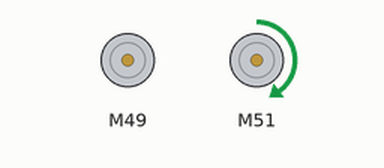
This sketch was run on a simulated Arduino Mega 2560, built with avr-gcc and run on an emulated ATmega2560. Parts: 2 × DC motor (green arrow = forward, orange = backward, longer = faster).

Above: at 0.1 s.
Timing chart, 0 to 1.6 s (numbered marks = the images above):
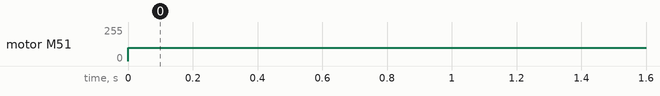

Measured:
- by itself, motor M51: stopped → forward 100/255 at 0.00 s

The sketch:

motor_test.ino
```cpp
#include <L298N.h>
#include <Arduino.h>

//////////////
// Have to redefine those below pins as we plugged
#define AIN1 49
#define BIN1 51
#define AIN2 47
#define BIN2 53
#define PWMA 4
#define PWMB 3
//motor1=right
////////

// Initializing motors.  The library will allow you to initialize as many
// motors as you have memory for.  If you are using functions like forward
// that take 2 motors as arguements you can either write new functions or
// call the function more than once.
L298N motor1(PWMA, AIN1, AIN2);
L298N motor2(PWMB, BIN1, BIN2);

// Constants
const int SensorCount = 8; // Total number of sensors
const int analogSensorCount = 8; // Number of analog sensors
const int analogSensorPins[analogSensorCount] = {A0, A1, A2, A3, A4, A5, A6, A7}; // Analog pins for the remaining sensors
int IR_weight[8] = { -30, -20, -10, -5, 5, 10, 20, 30};

// PID control parameters
float Kp = 9.4; // Proportional term
float Ki = 0.0; // Integral term
float Kd = 0; // Derivative term

float error;

// PID variables
float P, I, D, previousError = 0;

float lsp, rsp;
int lfspeed = 70;

// Function prototypes
void readSensors(int *values);
float calculatePID(int *sensorValues);
void motor_drive(int left, int right);

void setup() {
  // Initialize analog sensor pins as input
  for (int i = 0; i < analogSensorCount; i++) {
    pinMode(analogSensorPins[i], INPUT);
  }

  // Initialize motor driver pins
  pinMode(PWMA, OUTPUT);
  pinMode(AIN1, OUTPUT);
  pinMode(AIN2, OUTPUT);
  pinMode(PWMB, OUTPUT);
  pinMode(BIN1, OUTPUT);
  pinMode(BIN2, OUTPUT);

  // Start with motors stopped
  motor1.stop();
  motor2.stop();
  Serial.begin(9600);
}

void loop() {
  // put your main code here, to run repeatedly:
  motor2.setSpeed(100);
  motor2.forward();
//  delay(10000);
//  motor2.setSpeed(100);
//  motor2.backward();
//  delay(10000);
 // motor1.setSpeed(100);
//  motor1.forward();
//  delay(10000);
//  motor1.setSpeed(100);
//  motor1.backward();
//  delay(10000);

//  motor1.forward();


}
```
